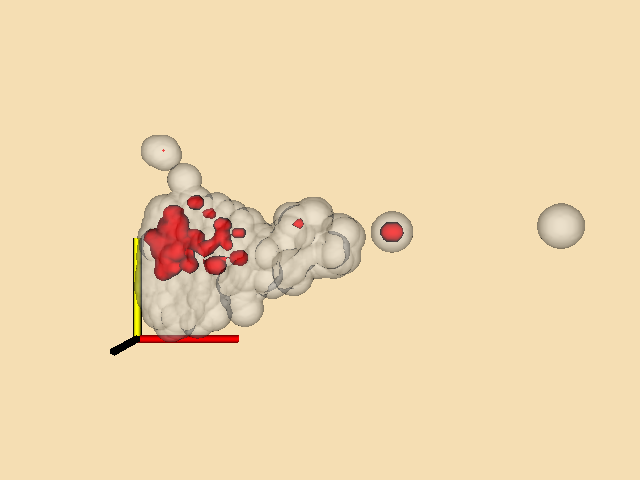

Python code for this plot:
#!/usr/bin/env python

# Visualize multidimensional financial data using vtkGaussianSplatter
# and vtkContourFilter. The gray surface represents the total population
# and the red surface represents delinquent loan payments.

# Factory overrides: importing these modules registers the OpenGL rendering
# and interaction style implementations for vtkRenderingCore factory classes.
import os

import vtkmodules.vtkInteractionStyle  # noqa: F401
import vtkmodules.vtkRenderingOpenGL2  # noqa: F401
# VTK pipeline classes used in this example
from vtkmodules.vtkCommonCore import (
    vtkFloatArray,
    vtkPoints,
)
from vtkmodules.vtkCommonDataModel import vtkUnstructuredGrid
from vtkmodules.vtkFiltersCore import (
    vtkContourFilter,
    vtkTubeFilter,
)
from vtkmodules.vtkFiltersGeneral import vtkAxes
from vtkmodules.vtkImagingHybrid import vtkGaussianSplatter
from vtkmodules.vtkRenderingCore import (
    vtkActor,
    vtkPolyDataMapper,
    vtkRenderWindow,
    vtkRenderWindowInteractor,
    vtkRenderer,
)

# Colors (normalized RGB)
wheat_background_rgb = (0.961, 0.871, 0.702)
pop_rgb = (0.902, 0.902, 0.902)
red_rgb = (1.000, 0.000, 0.000)


# Reader: load and parse the financial data file
data_dir = os.environ.get("VPE_DATA_DIR", os.path.dirname(os.path.abspath(__file__)))
file_name = os.path.join(data_dir, "financial.txt")

res = dict()
with open(file_name) as f:
    k = ""
    v = []
    has_key = False
    for line in f:
        cl = " ".join(line.split()).split()
        if cl:
            if len(cl) == 2 and cl[0] == "NUMBER_POINTS":
                k = cl[0]
                v = [int(cl[1])]
                has_key = True
                continue
            if len(cl) == 1 and not has_key:
                has_key = True
                k = cl[0]
                v = []
            else:
                v += list(map(float, cl))
        else:
            if has_key:
                minimum = min(v)
                maximum = max(v)
                for i in v:
                    if i > minimum:
                        maximum = i
                if maximum != minimum:
                    res[k] = [minimum + x / (maximum - minimum) for x in v]
                else:
                    res[k] = v
                has_key = False

# Source: build an unstructured grid from the parsed data
new_pts = vtkPoints()
new_scalars = vtkFloatArray()
xyz = list(zip(res["MONTHLY_PAYMENT"], res["INTEREST_RATE"], res["LOAN_AMOUNT"]))
for i in range(int(res["NUMBER_POINTS"][0])):
    new_pts.InsertPoint(i, xyz[i])
    new_scalars.InsertValue(i, res["TIME_LATE"][i])

data_set = vtkUnstructuredGrid()
data_set.SetPoints(new_pts)
data_set.GetPointData().SetScalars(new_scalars)

# Filter: total population splatter and contour
pop_splatter = vtkGaussianSplatter()
pop_splatter.SetInputData(data_set)
pop_splatter.SetSampleDimensions(100, 100, 100)
pop_splatter.SetRadius(0.05)
pop_splatter.ScalarWarpingOff()

pop_surface = vtkContourFilter()
pop_surface.SetInputConnection(pop_splatter.GetOutputPort())
pop_surface.SetValue(0, 0.01)

# Filter: delinquent population splatter and contour
late_splatter = vtkGaussianSplatter()
late_splatter.SetInputData(data_set)
late_splatter.SetSampleDimensions(50, 50, 50)
late_splatter.SetRadius(0.05)
late_splatter.SetScaleFactor(0.005)

late_surface = vtkContourFilter()
late_surface.SetInputConnection(late_splatter.GetOutputPort())
late_surface.SetValue(0, 0.01)

# Filter: tube axes at the data origin
pop_splatter.Update()
bounds = pop_splatter.GetOutput().GetBounds()

axes = vtkAxes()
axes.SetOrigin(bounds[0], bounds[2], bounds[4])
axes.SetScaleFactor(pop_splatter.GetOutput().GetLength() / 5)

axes_tubes = vtkTubeFilter()
axes_tubes.SetInputConnection(axes.GetOutputPort())
axes_tubes.SetRadius(axes.GetScaleFactor() / 25.0)
axes_tubes.SetNumberOfSides(6)

# Mapper: total population (gray translucent surface)
pop_mapper = vtkPolyDataMapper()
pop_mapper.SetInputConnection(pop_surface.GetOutputPort())
pop_mapper.ScalarVisibilityOff()

pop_actor = vtkActor()
pop_actor.SetMapper(pop_mapper)
pop_actor.GetProperty().SetOpacity(0.3)
pop_actor.GetProperty().SetColor(pop_rgb)

# Mapper: delinquent population (red surface)
late_mapper = vtkPolyDataMapper()
late_mapper.SetInputConnection(late_surface.GetOutputPort())
late_mapper.ScalarVisibilityOff()

late_actor = vtkActor()
late_actor.SetMapper(late_mapper)
late_actor.GetProperty().SetColor(red_rgb)

# Mapper: axes tubes
axes_mapper = vtkPolyDataMapper()
axes_mapper.SetInputConnection(axes_tubes.GetOutputPort())

axes_actor = vtkActor()
axes_actor.SetMapper(axes_mapper)

# Renderer: assemble the scene and configure the camera
renderer = vtkRenderer()
renderer.AddActor(late_actor)
renderer.AddActor(axes_actor)
renderer.AddActor(pop_actor)
renderer.SetBackground(wheat_background_rgb)

# Window: display the rendered scene
render_window = vtkRenderWindow()
render_window.AddRenderer(renderer)
render_window.SetWindowName("finance")
render_window.SetMultiSamples(0)
render_window.SetSize(640, 480)

# Interactor: handle mouse and keyboard events
render_window_interactor = vtkRenderWindowInteractor()
render_window_interactor.SetRenderWindow(render_window)

# Scene: configure the camera
renderer.ResetCamera()
renderer.GetActiveCamera().Dolly(1.3)
renderer.ResetCameraClippingRange()

render_window_interactor.Initialize()
render_window_interactor.Start()
